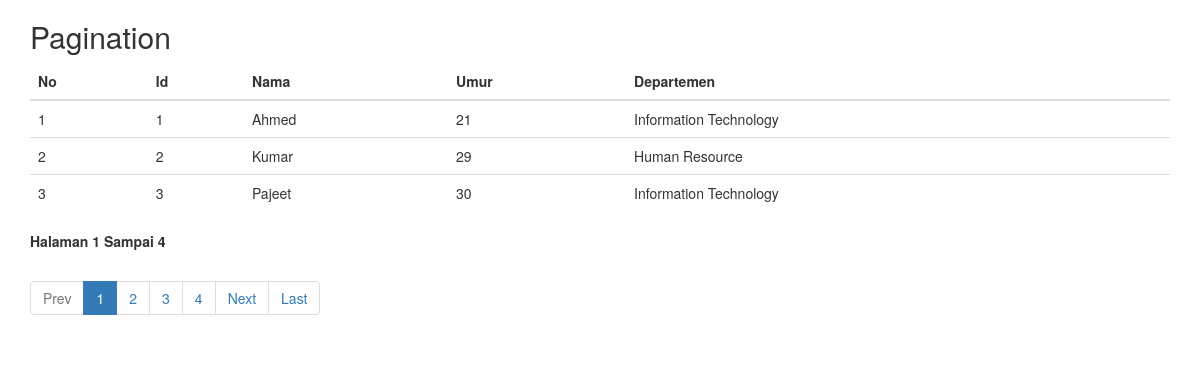
The page / on the database its author committed.
### tables this page shows
CREATE TABLE `pagination_table` (
  `id` int(10) NOT NULL,
  `name` varchar(250) NOT NULL,
  `age` int(10) NOT NULL,
  `dept` varchar(250) NOT NULL
);

### index.php (the view, shortened to what this page needs)
<!DOCTYPE html>
<html lang="en">
<head>
    <link rel="stylesheet" href="css/bootstrap.min.css">
</head>
<body>
<div class="container">
  <h2>Pagination</h2>
  <table class="table">
    <thead>
      <tr>
        <th>No</th>
        <th>Id</th>
        <th>Nama</th>
        <th>Umur</th>
        <th>Departemen</th>
      </tr>
    </thead>
    <tbody>
    <?php
        include "connect.php";
        if(isset($_GET['page']) && $_GET['page'] !="" ){
            $page = $_GET['page'];
        }else{
            $page = 1;
        }
        $total_data_page = 3;
        $offset = ($page - 1) * $total_data_page;
        $next_page = $page + 1;
        $prev_page = $page - 1;
        $result = $conn->query("SELECT * FROM pagination_table");
        $total_records = mysqli_num_rows($result);
        $total_no_page = ceil($total_records/$total_data_page);
        $resultPerPage = $conn->query("SELECT * FROM pagination_table
            LIMIT $offset,$total_data_page");
    ?>
    <?php $no = $offset+1; ?>
    <?php  while($row = mysqli_fetch_assoc($resultPerPage)) : ?>
        <tr>
            <td><?= $no; ?></td>
            <td><?= $row['id']; ?></td>
            <td><?= $row['name']; ?></td>
            <td><?= $row['age']; ?></td>
            <td><?= $row['dept']; ?></td>
        </tr>
        <?php $no++; ?>
        <?php endwhile; ?>
    </tbody>
  </table>
  <strong><p>Halaman <?php echo $page; ?> Sampai <?php echo $total_no_page; ?></p></strong>
  <ul class="pagination">
        <li <?php if($page <=1 ) {echo "class='disabled'";}  ?>>
            <a <?php if ($page > 1 ) { echo "href='?page=$prev_page'"; } ?>>Prev</a>
        </li>
        <?php
            if ($total_no_page > 10){
                if($page<=4){
                    for($i = 1 ; $i < 8 ; $i++){
                        if($i == $page){
                            echo "<li class='active'><a>$i</a></li>";
                        }else{
                            echo "<li><a href='?page=$i'>$i</a><li>";
                        }
                    }
                    echo "<li><a>...</a></li>";
                    echo "<li><a href='?page=$total_no_page'>$total_no_page</a></li>";
                }
                else if ($page > 4 && $page < $total_no_page - 4 ){
                    echo "<li><a href='?page=1'>1</a></li>";
                    echo "<li><a>...</a></li>";
                    for ($i = $page - 3 ; $i<= $page + 3; $i++){
                        if($i == $page){
                            echo "<li class='active'><a>$i</a></li>";
                        }else{
                            echo "<li><a href='?page=$i'>$i</a><li>";
                        }
                    }
                    echo "<li><a>...</a></li>";
                    echo "<li><a href='?page=$total_no_page'>$total_no_page</a></li>";
                }
                else{
                    echo "<li><a href='?page=1'>1</a></li>";
                    echo "<li><a>...</a></li>";
                    for($i = $total_no_page - 7; $i <= $total_no_page; $i++ ){
                        if($i == $page){
                            echo "<li class='active'><a>$i</a></li>";
                        }else{
                            echo "<li><a href='?page=$i'>$i</a><li>";
                        }
                    }
                }
            }
            else if ( $total_no_page <= 10 ){
                for ($i = 1 ; $i <=$total_no_page;$i++){
                    if($i == $page){
                        echo "<li class='active'><a>$i</a></li>";
                    }else{
                        echo "<li><a href='?page=$i'>$i</a><li>";
                    }
                }
            }
        ?>
        <li <?php if($page >= $total_no_page) { echo "class='disabled'"; } ?>>
            <a <?php if ($page < $total_no_page ) { echo "href='?page=$next_page'"; }?>>Next</a>
        </li>
        <?php if ($page < $total_no_page){
           echo "<li><a href='?page=$total_no_page'>Last</a></li>";
        }?>
  </ul>
</div>
</body>
</html>

### rows shown on the page
pagination_table: id "1", name "Ahmed", age "21", dept "Information Technology"
pagination_table: id "2", name "Kumar", age "29", dept "Human Resource"
pagination_table: id "3", name "Pajeet", age "30", dept "Information Technology"

### other values the page prints
$page "1"
$total_no_page "4"
